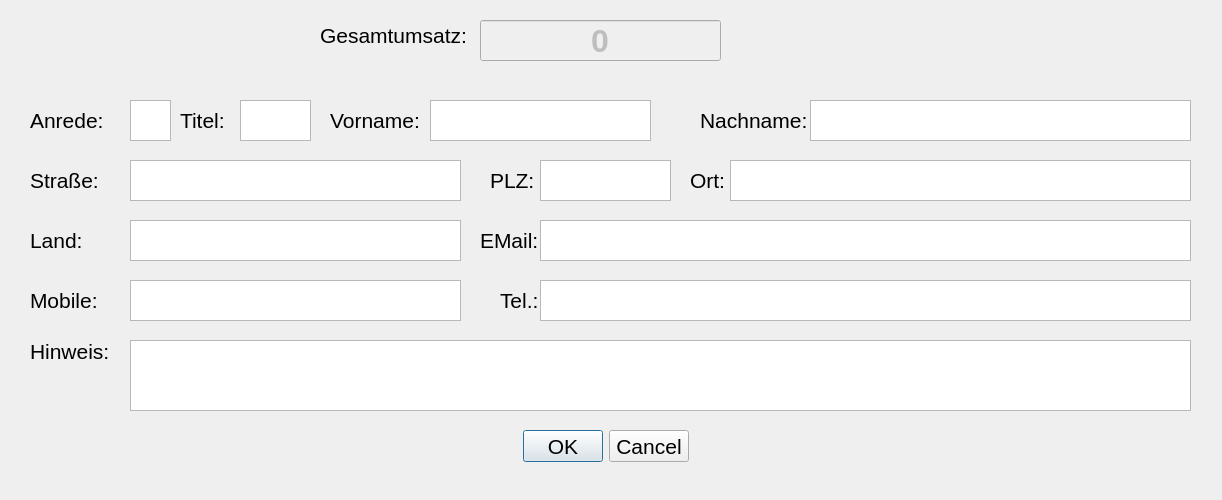
<?xml version="1.0" encoding="UTF-8"?>
<ui version="4.0">
 <class>Dlg_Kunde</class>
 <widget class="QDialog" name="Dlg_Kunde">
  <property name="windowModality">
   <enum>Qt::WindowModality::WindowModal</enum>
  </property>
  <property name="geometry">
   <rect>
    <x>0</x>
    <y>0</y>
    <width>1222</width>
    <height>500</height>
   </rect>
  </property>
  <property name="focusPolicy">
   <enum>Qt::FocusPolicy::TabFocus</enum>
  </property>
  <property name="windowTitle">
   <string>Neuanlage Kunden</string>
  </property>
  <widget class="QDialogButtonBox" name="buttonBox">
   <property name="geometry">
    <rect>
     <x>0</x>
     <y>430</y>
     <width>1211</width>
     <height>32</height>
    </rect>
   </property>
   <property name="font">
    <font>
     <pointsize>16</pointsize>
    </font>
   </property>
   <property name="orientation">
    <enum>Qt::Orientation::Horizontal</enum>
   </property>
   <property name="standardButtons">
    <set>QDialogButtonBox::StandardButton::Cancel|QDialogButtonBox::StandardButton::Ok</set>
   </property>
   <property name="centerButtons">
    <bool>true</bool>
   </property>
  </widget>
  <widget class="QLabel" name="label">
   <property name="geometry">
    <rect>
     <x>30</x>
     <y>110</y>
     <width>91</width>
     <height>21</height>
    </rect>
   </property>
   <property name="font">
    <font>
     <pointsize>16</pointsize>
    </font>
   </property>
   <property name="text">
    <string>Anrede:</string>
   </property>
  </widget>
  <widget class="QPlainTextEdit" name="Te_Anrede">
   <property name="geometry">
    <rect>
     <x>130</x>
     <y>100</y>
     <width>41</width>
     <height>41</height>
    </rect>
   </property>
   <property name="font">
    <font>
     <pointsize>16</pointsize>
    </font>
   </property>
   <property name="tabChangesFocus">
    <bool>true</bool>
   </property>
  </widget>
  <widget class="QPlainTextEdit" name="Te_Vorname">
   <property name="geometry">
    <rect>
     <x>430</x>
     <y>100</y>
     <width>221</width>
     <height>41</height>
    </rect>
   </property>
   <property name="font">
    <font>
     <pointsize>16</pointsize>
    </font>
   </property>
   <property name="tabChangesFocus">
    <bool>true</bool>
   </property>
   <property name="plainText">
    <string/>
   </property>
  </widget>
  <widget class="QLabel" name="label_3">
   <property name="geometry">
    <rect>
     <x>700</x>
     <y>110</y>
     <width>111</width>
     <height>21</height>
    </rect>
   </property>
   <property name="font">
    <font>
     <pointsize>16</pointsize>
    </font>
   </property>
   <property name="text">
    <string>Nachname:</string>
   </property>
  </widget>
  <widget class="QLabel" name="label_2">
   <property name="geometry">
    <rect>
     <x>330</x>
     <y>110</y>
     <width>91</width>
     <height>21</height>
    </rect>
   </property>
   <property name="font">
    <font>
     <pointsize>16</pointsize>
    </font>
   </property>
   <property name="text">
    <string>Vorname:</string>
   </property>
  </widget>
  <widget class="QPlainTextEdit" name="Te_Nachname">
   <property name="geometry">
    <rect>
     <x>810</x>
     <y>100</y>
     <width>381</width>
     <height>41</height>
    </rect>
   </property>
   <property name="font">
    <font>
     <pointsize>16</pointsize>
    </font>
   </property>
   <property name="tabChangesFocus">
    <bool>true</bool>
   </property>
  </widget>
  <widget class="QPlainTextEdit" name="Te_Strasse">
   <property name="geometry">
    <rect>
     <x>130</x>
     <y>160</y>
     <width>331</width>
     <height>41</height>
    </rect>
   </property>
   <property name="font">
    <font>
     <pointsize>16</pointsize>
    </font>
   </property>
   <property name="tabChangesFocus">
    <bool>true</bool>
   </property>
   <property name="plainText">
    <string/>
   </property>
  </widget>
  <widget class="QLabel" name="label_4">
   <property name="geometry">
    <rect>
     <x>30</x>
     <y>170</y>
     <width>91</width>
     <height>21</height>
    </rect>
   </property>
   <property name="font">
    <font>
     <pointsize>16</pointsize>
    </font>
   </property>
   <property name="text">
    <string>Straße:</string>
   </property>
  </widget>
  <widget class="QPlainTextEdit" name="Te_PLZ">
   <property name="geometry">
    <rect>
     <x>540</x>
     <y>160</y>
     <width>131</width>
     <height>41</height>
    </rect>
   </property>
   <property name="font">
    <font>
     <pointsize>16</pointsize>
    </font>
   </property>
   <property name="tabChangesFocus">
    <bool>true</bool>
   </property>
   <property name="plainText">
    <string/>
   </property>
  </widget>
  <widget class="QLabel" name="label_5">
   <property name="geometry">
    <rect>
     <x>490</x>
     <y>170</y>
     <width>51</width>
     <height>21</height>
    </rect>
   </property>
   <property name="font">
    <font>
     <pointsize>16</pointsize>
    </font>
   </property>
   <property name="text">
    <string>PLZ:</string>
   </property>
  </widget>
  <widget class="QPlainTextEdit" name="Te_Ort">
   <property name="geometry">
    <rect>
     <x>730</x>
     <y>160</y>
     <width>461</width>
     <height>41</height>
    </rect>
   </property>
   <property name="font">
    <font>
     <pointsize>16</pointsize>
    </font>
   </property>
   <property name="tabChangesFocus">
    <bool>true</bool>
   </property>
  </widget>
  <widget class="QLabel" name="label_6">
   <property name="geometry">
    <rect>
     <x>690</x>
     <y>170</y>
     <width>91</width>
     <height>21</height>
    </rect>
   </property>
   <property name="font">
    <font>
     <pointsize>16</pointsize>
    </font>
   </property>
   <property name="text">
    <string>Ort:</string>
   </property>
  </widget>
  <widget class="QPlainTextEdit" name="Te_EMail">
   <property name="geometry">
    <rect>
     <x>540</x>
     <y>220</y>
     <width>651</width>
     <height>41</height>
    </rect>
   </property>
   <property name="font">
    <font>
     <pointsize>16</pointsize>
    </font>
   </property>
   <property name="tabChangesFocus">
    <bool>true</bool>
   </property>
   <property name="plainText">
    <string/>
   </property>
  </widget>
  <widget class="QLabel" name="label_7">
   <property name="geometry">
    <rect>
     <x>480</x>
     <y>230</y>
     <width>91</width>
     <height>21</height>
    </rect>
   </property>
   <property name="font">
    <font>
     <pointsize>16</pointsize>
    </font>
   </property>
   <property name="text">
    <string>EMail:</string>
   </property>
  </widget>
  <widget class="QLabel" name="label_8">
   <property name="geometry">
    <rect>
     <x>30</x>
     <y>290</y>
     <width>91</width>
     <height>21</height>
    </rect>
   </property>
   <property name="font">
    <font>
     <pointsize>16</pointsize>
    </font>
   </property>
   <property name="text">
    <string>Mobile:</string>
   </property>
  </widget>
  <widget class="QPlainTextEdit" name="Te_Mobile">
   <property name="geometry">
    <rect>
     <x>130</x>
     <y>280</y>
     <width>331</width>
     <height>41</height>
    </rect>
   </property>
   <property name="font">
    <font>
     <pointsize>16</pointsize>
    </font>
   </property>
   <property name="tabChangesFocus">
    <bool>true</bool>
   </property>
  </widget>
  <widget class="QLabel" name="label_9">
   <property name="geometry">
    <rect>
     <x>500</x>
     <y>290</y>
     <width>41</width>
     <height>21</height>
    </rect>
   </property>
   <property name="font">
    <font>
     <pointsize>16</pointsize>
    </font>
   </property>
   <property name="text">
    <string>Tel.:</string>
   </property>
  </widget>
  <widget class="QPlainTextEdit" name="Te_Tel">
   <property name="geometry">
    <rect>
     <x>540</x>
     <y>280</y>
     <width>651</width>
     <height>41</height>
    </rect>
   </property>
   <property name="font">
    <font>
     <pointsize>16</pointsize>
    </font>
   </property>
   <property name="tabChangesFocus">
    <bool>true</bool>
   </property>
  </widget>
  <widget class="QLabel" name="label_10">
   <property name="geometry">
    <rect>
     <x>30</x>
     <y>341</y>
     <width>91</width>
     <height>21</height>
    </rect>
   </property>
   <property name="font">
    <font>
     <pointsize>16</pointsize>
    </font>
   </property>
   <property name="text">
    <string>Hinweis:</string>
   </property>
  </widget>
  <widget class="QPlainTextEdit" name="Te_Hinweis">
   <property name="geometry">
    <rect>
     <x>130</x>
     <y>340</y>
     <width>1061</width>
     <height>71</height>
    </rect>
   </property>
   <property name="font">
    <font>
     <pointsize>16</pointsize>
    </font>
   </property>
   <property name="tabChangesFocus">
    <bool>true</bool>
   </property>
  </widget>
  <widget class="QPlainTextEdit" name="Te_Titel">
   <property name="geometry">
    <rect>
     <x>240</x>
     <y>100</y>
     <width>71</width>
     <height>41</height>
    </rect>
   </property>
   <property name="font">
    <font>
     <pointsize>16</pointsize>
    </font>
   </property>
   <property name="tabChangesFocus">
    <bool>true</bool>
   </property>
  </widget>
  <widget class="QLabel" name="label_12">
   <property name="geometry">
    <rect>
     <x>180</x>
     <y>110</y>
     <width>51</width>
     <height>21</height>
    </rect>
   </property>
   <property name="font">
    <font>
     <pointsize>16</pointsize>
    </font>
   </property>
   <property name="text">
    <string>Titel:</string>
   </property>
  </widget>
  <widget class="QLabel" name="label_11">
   <property name="geometry">
    <rect>
     <x>30</x>
     <y>230</y>
     <width>91</width>
     <height>21</height>
    </rect>
   </property>
   <property name="font">
    <font>
     <pointsize>16</pointsize>
    </font>
   </property>
   <property name="text">
    <string>Land:</string>
   </property>
  </widget>
  <widget class="QPlainTextEdit" name="Te_Land">
   <property name="geometry">
    <rect>
     <x>130</x>
     <y>220</y>
     <width>331</width>
     <height>41</height>
    </rect>
   </property>
   <property name="font">
    <font>
     <pointsize>16</pointsize>
    </font>
   </property>
   <property name="tabChangesFocus">
    <bool>true</bool>
   </property>
  </widget>
  <widget class="QLineEdit" name="le_Umsatz">
   <property name="enabled">
    <bool>false</bool>
   </property>
   <property name="geometry">
    <rect>
     <x>480</x>
     <y>20</y>
     <width>241</width>
     <height>41</height>
    </rect>
   </property>
   <property name="font">
    <font>
     <pointsize>24</pointsize>
     <bold>true</bold>
    </font>
   </property>
   <property name="text">
    <string>0</string>
   </property>
   <property name="alignment">
    <set>Qt::AlignmentFlag::AlignCenter</set>
   </property>
  </widget>
  <widget class="QLabel" name="label_13">
   <property name="geometry">
    <rect>
     <x>320</x>
     <y>20</y>
     <width>151</width>
     <height>31</height>
    </rect>
   </property>
   <property name="font">
    <font>
     <pointsize>16</pointsize>
    </font>
   </property>
   <property name="text">
    <string>Gesamtumsatz:</string>
   </property>
  </widget>
 </widget>
 <tabstops>
  <tabstop>Te_Anrede</tabstop>
  <tabstop>Te_Titel</tabstop>
  <tabstop>Te_Vorname</tabstop>
  <tabstop>Te_Nachname</tabstop>
  <tabstop>Te_Strasse</tabstop>
  <tabstop>Te_PLZ</tabstop>
  <tabstop>Te_Ort</tabstop>
  <tabstop>Te_Land</tabstop>
  <tabstop>Te_EMail</tabstop>
  <tabstop>Te_Mobile</tabstop>
  <tabstop>Te_Tel</tabstop>
  <tabstop>Te_Hinweis</tabstop>
 </tabstops>
 <resources/>
 <connections>
  <connection>
   <sender>buttonBox</sender>
   <signal>accepted()</signal>
   <receiver>Dlg_Kunde</receiver>
   <slot>accept()</slot>
   <hints>
    <hint type="sourcelabel">
     <x>248</x>
     <y>254</y>
    </hint>
    <hint type="destinationlabel">
     <x>157</x>
     <y>274</y>
    </hint>
   </hints>
  </connection>
  <connection>
   <sender>buttonBox</sender>
   <signal>rejected()</signal>
   <receiver>Dlg_Kunde</receiver>
   <slot>reject()</slot>
   <hints>
    <hint type="sourcelabel">
     <x>316</x>
     <y>260</y>
    </hint>
    <hint type="destinationlabel">
     <x>286</x>
     <y>274</y>
    </hint>
   </hints>
  </connection>
 </connections>
</ui>
